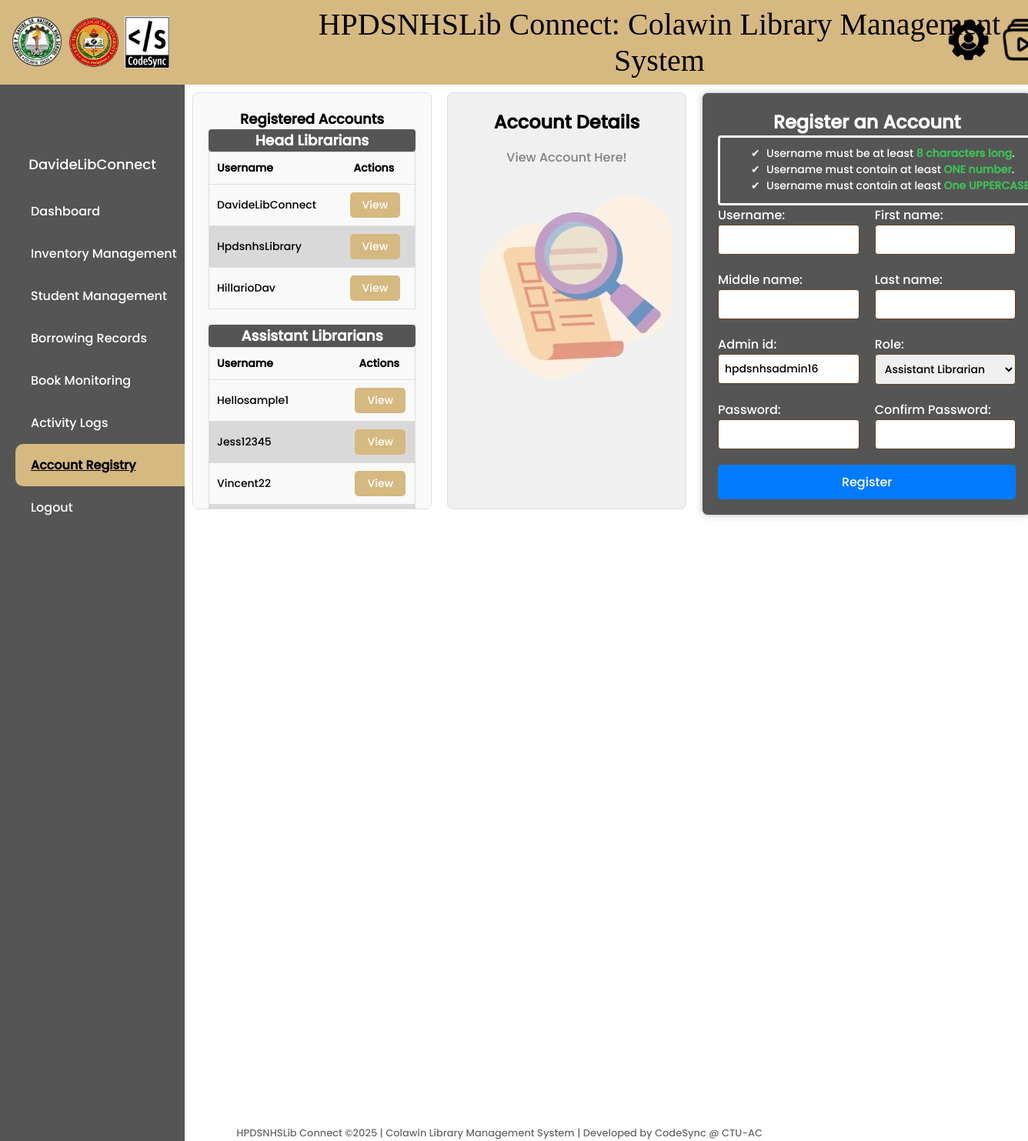
Page /register/ (signed in) on the committed database.
### library/models.py (models this page shows, shortened)
class CustomUser(AbstractBaseUser, PermissionsMixin):
    HEAD_LIBRARIAN = 'Head Librarian'
    ASSISTANT_LIBRARIAN = 'Assistant Librarian'
    ROLE_CHOICES = (
        ('Head Librarian', 'Head Librarian'),
        ('Assistant Librarian', 'Assistant Librarian'),
    )
    username = models.CharField(max_length=150, unique=True)
    first_name = models.CharField(max_length=30)
    middle_name = models.CharField(max_length=30, blank=True)
    last_name = models.CharField(max_length=30)
    admin_id = models.CharField(max_length=255, unique=True)
    is_staff = models.BooleanField(default=False)
    is_active = models.BooleanField(default=True)
    is_superuser = models.BooleanField(default=False)
    role = models.CharField(max_length=20, choices=ROLE_CHOICES, default='Assistant Librarian')
    qr_code = models.ImageField(upload_to='qr_codes', blank=True, null=True)
    temporary_password = models.CharField(max_length=128, blank=True, null=True)  # New temporary password field
    objects = CustomUserManager()
    USERNAME_FIELD = 'username'
    REQUIRED_FIELDS = ['first_name', 'last_name', 'admin_id']
    @staticmethod
    def generate_next_admin_id():
        prefix = "hpdsnhsadmin"
        users_with_ids = CustomUser.objects.filter(admin_id__startswith=prefix).values_list('admin_id', flat=True)
        if not users_with_ids:
            next_id = 1
        else:
            max_id = max([int(re.search(r'\d+$', admin_id).group()) for admin_id in users_with_ids])
            next_id = max_id + 1
        return f"{prefix}{str(next_id).zfill(2)}"

### library/views.py (the view)
# urls.py: path('register/', views.register, name='register'),
@login_required
@user_passes_test(is_head_librarian)
def register(request):
    if request.method == 'POST':
        form = CustomUserCreationForm(request.POST)
        if form.is_valid():
            user = form.save()
            if user.admin_id:
                messages.success(request, 'Assistant Librarian registered successfully.')
                return redirect('register')
            else:
                messages.error(request, 'Failed to generate admin_id.')
    else:
        form = CustomUserCreationForm()
    all_users = CustomUser.objects.all()
    head_librarians = all_users.filter(is_staff=True)
    assistant_librarians = all_users.filter(is_staff=False)
    context = {
        'form': form,
        'head_librarians': head_librarians,
        'assistant_librarians': assistant_librarians,
        'user': request.user,  # Ensure user object is available in template
    }
    return render(request, 'library/RegisterLog.html', context)

### library/forms.py (shortened to what this page needs)
class CustomUserCreationForm(UserCreationForm):
    password1 = forms.CharField(widget=forms.PasswordInput, label="Password")
    password2 = forms.CharField(widget=forms.PasswordInput, label="Confirm Password")
    class Meta:
        model = CustomUser
        fields = ['username', 'first_name', 'middle_name', 'last_name', 'admin_id', 'password1', 'password2', 'role']
        widgets = {
            'role': forms.Select(choices=CustomUser.ROLE_CHOICES, attrs={'id': 'role-field'}),
            'admin_id': forms.TextInput(attrs={'readonly': 'readonly'})  # Make admin_id readonly
        }
    def __init__(self, *args, **kwargs):
        super().__init__(*args, **kwargs)
        if not self.instance.pk:
            self.fields['admin_id'].initial = CustomUser.generate_next_admin_id()

### library/context_processors.py (called while the page is built)
def navbar_context(request):
    username = None
    if request.user.is_authenticated:
        username = request.user.username
    return {'username': username}

### library/views.py (called while the page is built)
def is_head_librarian(user):
    return user.role == 'Head Librarian'

### library/templates/library/RegisterLog.html (shortened to what this page needs)
{% extends 'main.html' %}
{% load static %}
{% block content %}
<!DOCTYPE html>
<html>
<head>
</head>
<body>
    <div class="main-content">
        <div class="container">
            <div class="accounts-container">
                <p style="align-items: center; font-size: 18px; font-weight: bold; text-align: center; margin: 0;">Registered Accounts</p>
                <h3>Head Librarians</h3>
                <table>
                    <thead>
                        <tr>
                            <th>Username</th>
                            <th style="padding-left: 25px;">Actions</th>
                        </tr>
                    </thead>
                    <tbody>
                        {% for head_librarian in head_librarians %}
                        <tr>
                            <td>{{ head_librarian.username }}</td>
                            <td style="padding-left: 20px;">
                                <button class="view-btn" data-id="{{ head_librarian.id }}">View</button>
                            </td>
                        </tr>
                        {% empty %}
                        <tr>
                            <td colspan="2">No head librarians found.</td>
                        </tr>
                        {% endfor %}
                    </tbody>
                </table>
                <h3>Assistant Librarians</h3>
                <table>
                    <thead>
                        <tr>
                            <th>Username</th>
                            <th style="padding-left: 80px;">Actions</th>
                        </tr>
                    </thead>
                    <tbody>
                        {% for assistant_librarian in assistant_librarians %}
                        <tr>
                            <td>{{ assistant_librarian.username }}</td>
                            <td style="padding-left: 75px;">
                                <button class="view-btn" data-id="{{ assistant_librarian.id }}">View</button>
                            </td>
                        </tr>
                        {% empty %}
                        <tr>
                            <td colspan="2">No assistant librarians found.</td>
                        </tr>
                        {% endfor %}
                    </tbody>
                </table>
            </div>
            <div class="blank-container" id="account-details-container">
                <h2 style="margin: 0; padding: 0;">Account Details</h2>
                <p style="color: gray; text-align: center;">View Account Here!</p>
                <img src="{% static 'images/account.png' %}" alt="">
            </div>
            <div class="form-container">
                <div class="form-panel">
                    <h2>Register an Account</h2>
                    <div class="errormessage">
                        {% if not form.errors %}
                        <ul style="margin: 0; font-size: 14px; list-style-type: none; padding-top: 10px;">
                            <li style="position: relative; padding-left: 20px;">
                                <span style="position: absolute; left: 0; top: 0;">✔</span> Username must be at least <strong style="color: #3dbf55;">8 characters long</strong>.
                            </li>
                            <li style="position: relative; padding-left: 20px;">
                                <span style="position: absolute; left: 0; top: 0;">✔</span> Username must contain at least<strong style="color: #3dbf55;"> ONE number</strong>.
                            </li>
                            <li style="position: relative; padding-left: 20px;">
                                <span style="position: absolute; left: 0; top: 0;">✔</span> Username must contain at least <strong style="color: #3dbf55;">One UPPERCASE </strong>letter.
                            </li>
                        </ul>
                        {% endif %}
                    </div>
                    <form method="post">
                        <div class="form-group">
                            {{ form.username.label_tag }}
                            {{ form.username }}
                        </div>
                        <div class="form-group">
                            {{ form.first_name.label_tag }}
                            {{ form.first_name }}
                        </div>
                        <div class="form-group">
                            {{ form.middle_name.label_tag }}
                            {{ form.middle_name }}
                        </div>
                        <div class="form-group">
                            {{ form.last_name.label_tag }}
                            {{ form.last_name }}
                        </div>
                        <div class="form-group">
                            {{ form.admin_id.label_tag }}
                            {{ form.admin_id }}
                        </div>
                        <div class="form-group">
                            {{ form.role.label_tag }}
                            {{ form.role }}
                        </div>
                        <div class="form-group">
                            {{ form.password1.label_tag }}
                            {{ form.password1 }}
                        </div>
                        <div class="form-group">
                            {{ form.password2.label_tag }}
                            {{ form.password2 }}
                        </div>
                        <button type="submit" class="btn-register">Register</button>
                    </form>
                </div>
            </div>
        </div>
    </div>
</body>
</html>
{% endblock %}

### templates/navbar.html (shortened to what this page needs)
{% load static %}
{% block content %}
<!DOCTYPE html>
<html lang="en">
<head>
</head>
<body>
    <div class="header">
        <img src="{% static 'images/hpdslogo.png' %}" alt="logo" style="width: 68px; height: 68px; border-radius: 50%; padding-left: 6px; ">
        <img src="{% static 'images/ctu.png' %}" alt="logo" style="width: 68px; height: 68px; border-radius: 50%; padding-left: 6px;">
        <img src="{% static 'images/Codesynlogo.png' %}" alt="logo" style="width: 58px; height: 68px; padding-left: 6px;">
        <p class="title">HPDSNHSLib Connect: Colawin Library Management System</p>
        <a href="{% url 'tutorials' %}" class="hover-label-containers">
        </a>
        {% if user.role == 'Head Librarian' %}
            <a href="{% url 'redirect_to_admin' %}" class="hover-label-containers">
                <img src="{% static 'images/SA1.png' %}" style="width: 55px; height: 55px; padding-left: 140px;" alt="">
            </a>
        {% endif %}
    </div>
    <div class="sidebar" >
        <div class="profile" {% if user.role == 'Head Librarian' or user.role == 'Assistant Librarian' %} style="display: contents;" {% else %} style="display: none;" {% endif %}>
            <div class="profile-pic"></div>
            <div class="username">{{ username }}</div>
        </div>
        <ul class="menu" {% if user.role != 'Head Librarian' and user.role != 'Assistant Librarian' %} style="display: none;" {% endif %}>
            <li><a href="{% url 'home' %}" class="{% if request.resolver_match.url_name == 'home' %}active{% endif %}">Dashboard</a></li>
            {% if user.role == 'Head Librarian' %}
                <li><a href="{% url 'book-list' %}" class="{% if request.resolver_match.url_name == 'book-list' %}active{% endif %}">Inventory Management</a></li>
            {% endif %}
            <li><a href="{% url 'borrower-list' %}" class="{% if request.resolver_match.url_name == 'borrower-list' %}active{% endif %}">Student Management</a></li>
            <li><a href="{% url 'borrow-slip-list' %}" class="{% if request.resolver_match.url_name == 'borrow-slip-list' %}active{% endif %}">Borrowing Records</a></li>
            <li><a href="{% url 'monitor-borrowed-books' %}" class="{% if request.resolver_match.url_name == 'monitor-borrowed-books' %}active{% endif %}">Book Monitoring</a></li>
            <li><a href="{% url 'attendance-list' %}" class="{% if request.resolver_match.url_name == 'attendance-list' %}active{% endif %}">Activity Logs</a></li>
            {% if user.role == 'Head Librarian' %}
                <li><a href="{% url 'register' %}" class="{% if request.resolver_match.url_name == 'register' %}active{% endif %}">Account Registry</a></li>
            {% endif %}
            <li><a href="#" onclick="confirmLogout()">Logout</a></li>
        </ul>
    </div>
    <span class="footer">HPDSNHSLib Connect ©2025 | Colawin Library Management System | Developed by CodeSync @ CTU-AC</span>
</body>
</html>
{% endblock %}

### static/styles/main.css (style rules this page uses)
body, html { margin: 0; padding: 0; font-family: 'Poppins', sans-serif; }
.header { background-color: #77A681; height: 70px; color: white; text-align: center; padding: 20px; width: 100%; position: fixed; top: 0; left: 0; }
.sidebar { background-color: #555; width: 200px; position: fixed; top: 70px; height: calc(100% - 70px); overflow: auto; padding: 20px; color: white; }

### templates/navbar.html (style rules this page uses)
body, html { margin: 0; padding: 0; font-family: 'Poppins', sans-serif; }
.header { background-color: #D6B980; height: 70px; color: white; text-align: center; padding: 20px; width: 100%; position: fixed; top: 0; left: 0; z-index: 1000; display: flex; padding-left: 8px; align-items: center; }
.title { font-family: 'Blue'; padding-left: 150px; font-size: 40px; color: black; }
.sidebar { background-color: #555; width: 200px; position: fixed; top: 110px; height: calc(100% - 110px); overflow: auto; padding: 20px; color: white; display: flex; flex-direction: column; align-items: center; overflow-y: auto; overflow-x: hidden; z-index: 100; }
.profile { margin-top: 10px; display: contents; }
.profile-pic { margin-left: 12px; width: 65px; height: 65px; background-image: url('/static/images/user.png'); background-size: cover; background-position: center; border-radius: 50%; margin-bottom: 5px; }
.username { font-size: 18px; }
.menu { list-style: none; padding: 0; width: 100%; margin-top: 20px; }
.menu li { width: 100%; }
.menu li a { display: block; width: 100%; padding: 15px 20px; text-decoration: none; color: #fff; text-align: left; }
.menu li a.active { background-color: #D6B980; color: black; border-radius: 10px; text-decoration: underline; font-weight: bold; }
.footer { position: fixed; bottom: 0; right: 345px; font-size: 13px; color: dimgray; z-index: 1000; }
.hover-label-containers { position: absolute; cursor: pointer; left: 80%; }

### rows in the picture
CustomUser: username "DavideLibConnect"
CustomUser: username "HpdsnhsLibrary"
CustomUser: username "HillarioDav"
CustomUser: username "Hellosample1"
CustomUser: username "Jess12345"
CustomUser: username "Vincent22"
